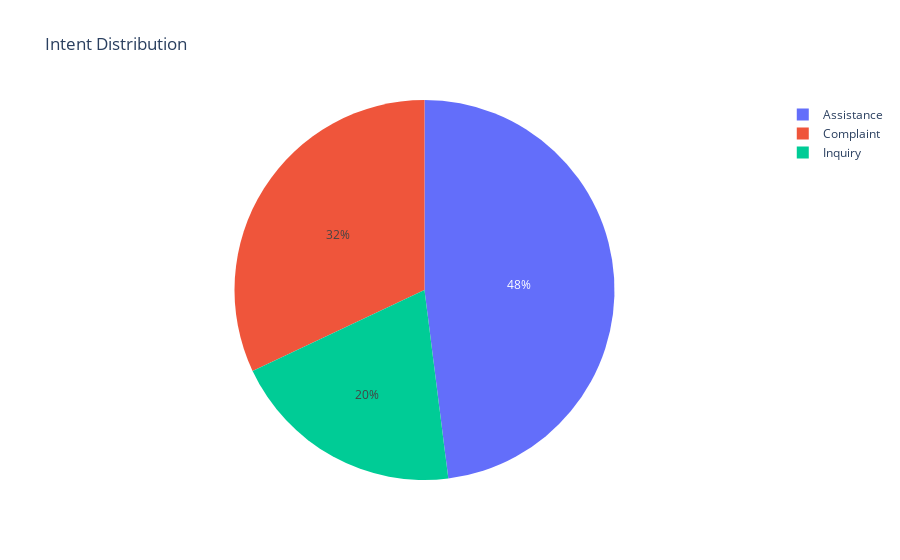

The code cell stored with this chart in its notebook:
### Code cell
import gensim
import plotly.express as px 
from gensim import corpora

def topic_classification(corpus, num_topics = 4):
    texts = [text.split() for text in corpus]
    dictionary = corpora.Dictionary(texts)
    doc_term_matrix = [dictionary.doc2bow(text) for text in texts]

    Lda = gensim.models.ldamodel.LdaModel
    lda_model = Lda(doc_term_matrix, num_topics=num_topics, id2word = dictionary, passes=50)
    topics = lda_model.print_topics(num_words=5)
    for topic in topics:
        print(topic)

topic_classification(corpus)
intent_corpus = {"Assistance": 120, "Complaint": 80, "Inquiry": 50}
fig = px.pie(names=intent_corpus.keys(), values=intent_corpus.values(), title="Intent Distribution")
fig.show()

from fpdf import FPDF

def genrate_report(intent_counts, top_words, topics):
    pdf = FPDF()
    pdf.add_page()
    pdf.set_font("Arial", size=12)

    pdf.set_font('Arial', 'B', 16)
    pdf.cell(200, 10, txt="Customer Service NLP Analysis Report", ln = True, align = 'C')
    pdf.ln(10)
    
    pdf.set_font("Arial", "B", 14)
    pdf.cell(200, 10, txt="Intent Distribution:", ln=True)
    pdf.set_font("Arial", size = 12)
    for intent, count in intent_corpus.items():
        pdf.cell(200, 10, txt=f"{intent}: {count}", ln=True)

### Figure 1 — Plotly figure (JSON) as saved in the notebook; plotly's stock layout.template omitted (floating-point values rounded to 4 significant figures)
{"data": [{"domain": {"x": [0, 1], "y": [0, 1]}, "hovertemplate": "label=%{label}<br>value=%{value}<extra></extra>", "labels": ["Assistance", "Complaint", "Inquiry"], "legendgroup": "", "name": "", "showlegend": true, "type": "pie", "values": [120, 80, 50]}], "layout": {"legend": {"tracegroupgap": 0}, "title": {"text": "Intent Distribution"}}}
